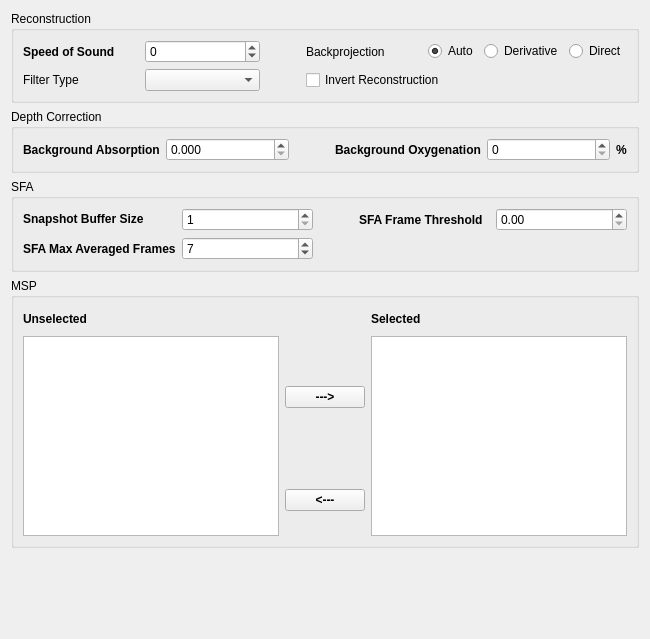
      <widget class="QWidget" name="tab">
       <attribute name="title">
        <string>Processing</string>
       </attribute>
       <layout class="QGridLayout" name="gridLayout_8">
        <item row="2" column="0" colspan="3">
         <widget class="QGroupBox" name="groupBox_9">
          <property name="title">
           <string>SFA</string>
          </property>
          <layout class="QGridLayout" name="gridLayout_13">
           <item row="1" column="0">
            <widget class="QLabel" name="label_12">
             <property name="font">
              <font>
               <weight>75</weight>
               <bold>true</bold>
              </font>
             </property>
             <property name="text">
              <string>SFA Max Averaged Frames</string>
             </property>
            </widget>
           </item>
           <item row="0" column="3">
            <widget class="QLabel" name="label_2">
             <property name="font">
              <font>
               <weight>75</weight>
               <bold>true</bold>
              </font>
             </property>
             <property name="toolTip">
              <string>&lt;html&gt;&lt;head/&gt;&lt;body&gt;&lt;p&gt;FRAMECORRTHRES&lt;/p&gt;&lt;/body&gt;&lt;/html&gt;</string>
             </property>
             <property name="text">
              <string>SFA Frame Threshold</string>
             </property>
             <property name="buddy">
              <cstring>SFAFrameThreshBox</cstring>
             </property>
            </widget>
           </item>
           <item row="0" column="4">
            <widget class="QDoubleSpinBox" name="SFAFrameThreshBox">
             <property name="font">
              <font>
               <weight>50</weight>
               <bold>false</bold>
              </font>
             </property>
             <property name="focusPolicy">
              <enum>Qt::StrongFocus</enum>
             </property>
             <property name="maximum">
              <double>1.000000000000000</double>
             </property>
             <property name="singleStep">
              <double>0.010000000000000</double>
             </property>
            </widget>
           </item>
           <item row="1" column="1">
            <widget class="QSpinBox" name="maxavgframes">
             <property name="focusPolicy">
              <enum>Qt::StrongFocus</enum>
             </property>
             <property name="toolTip">
              <string>&lt;html&gt;&lt;head/&gt;&lt;body&gt;&lt;p&gt;Set to 1 to make SFA disapear.&lt;/p&gt;&lt;/body&gt;&lt;/html&gt;</string>
             </property>
             <property name="minimum">
              <number>1</number>
             </property>
             <property name="maximum">
              <number>99</number>
             </property>
             <property name="value">
              <number>7</number>
             </property>
            </widget>
           </item>
           <item row="1" column="2">
            <spacer name="horizontalSpacer_2">
             <property name="orientation">
              <enum>Qt::Horizontal</enum>
             </property>
             <property name="sizeType">
              <enum>QSizePolicy::Fixed</enum>
             </property>
             <property name="sizeHint" stdset="0">
              <size>
               <width>40</width>
               <height>20</height>
              </size>
             </property>
            </spacer>
           </item>
           <item row="0" column="0">
            <widget class="QLabel" name="label_13">
             <property name="font">
              <font>
               <weight>75</weight>
               <bold>true</bold>
              </font>
             </property>
             <property name="focusPolicy">
              <enum>Qt::StrongFocus</enum>
             </property>
             <property name="text">
              <string>Snapshot Buffer Size</string>
             </property>
            </widget>
           </item>
           <item row="0" column="1">
            <widget class="QSpinBox" name="sfabuffersize">
             <property name="minimum">
              <number>1</number>
             </property>
            </widget>
           </item>
          </layout>
         </widget>
        </item>
        <item row="5" column="0">
         <spacer name="verticalSpacer">
          <property name="orientation">
           <enum>Qt::Vertical</enum>
          </property>
          <property name="sizeHint" stdset="0">
           <size>
            <width>20</width>
            <height>40</height>
           </size>
          </property>
         </spacer>
        </item>
        <item row="7" column="1">
         <spacer name="verticalSpacer_2">
          <property name="orientation">
           <enum>Qt::Vertical</enum>
          </property>
          <property name="sizeHint" stdset="0">
           <size>
            <width>20</width>
            <height>40</height>
           </size>
          </property>
         </spacer>
        </item>
        <item row="4" column="0" colspan="3">
         <widget class="QGroupBox" name="groupBox_10">
          <property name="minimumSize">
           <size>
            <width>0</width>
            <height>270</height>
           </size>
          </property>
          <property name="title">
           <string>MSP</string>
          </property>
          <layout class="QGridLayout" name="gridLayout_14">
           <item row="0" column="0">
            <widget class="QLabel" name="unselectedLabel">
             <property name="minimumSize">
              <size>
               <width>20</width>
               <height>20</height>
              </size>
             </property>
             <property name="font">
              <font>
               <weight>75</weight>
               <bold>true</bold>
              </font>
             </property>
             <property name="text">
              <string>Unselected</string>
             </property>
             <property name="buddy">
              <cstring>unselectedList</cstring>
             </property>
            </widget>
           </item>
           <item row="0" column="2">
            <widget class="QLabel" name="selectedLabel">
             <property name="font">
              <font>
               <weight>75</weight>
               <bold>true</bold>
              </font>
             </property>
             <property name="text">
              <string>Selected</string>
             </property>
             <property name="buddy">
              <cstring>selectedList</cstring>
             </property>
            </widget>
           </item>
           <item row="1" column="0" rowspan="2">
            <widget class="QListWidget" name="unselectedList">
             <property name="sizePolicy">
              <sizepolicy hsizetype="Preferred" vsizetype="Preferred">
               <horstretch>0</horstretch>
               <verstretch>0</verstretch>
              </sizepolicy>
             </property>
             <property name="minimumSize">
              <size>
               <width>100</width>
               <height>200</height>
              </size>
             </property>
             <property name="sortingEnabled">
              <bool>true</bool>
             </property>
            </widget>
           </item>
           <item row="1" column="1">
            <widget class="QPushButton" name="addButton">
             <property name="font">
              <font>
               <weight>75</weight>
               <bold>true</bold>
              </font>
             </property>
             <property name="toolTip">
              <string>Add Item</string>
             </property>
             <property name="toolTipDuration">
              <number>-1</number>
             </property>
             <property name="text">
              <string>---&gt;</string>
             </property>
            </widget>
           </item>
           <item row="1" column="2" rowspan="2">
            <widget class="QListWidget" name="selectedList">
             <property name="sizePolicy">
              <sizepolicy hsizetype="Preferred" vsizetype="Preferred">
               <horstretch>0</horstretch>
               <verstretch>0</verstretch>
              </sizepolicy>
             </property>
             <property name="minimumSize">
              <size>
               <width>0</width>
               <height>200</height>
              </size>
             </property>
             <property name="sortingEnabled">
              <bool>true</bool>
             </property>
            </widget>
           </item>
           <item row="2" column="1">
            <widget class="QPushButton" name="deleteButton">
             <property name="font">
              <font>
               <weight>75</weight>
               <bold>true</bold>
              </font>
             </property>
             <property name="toolTip">
              <string>Remove Item</string>
             </property>
             <property name="toolTipDuration">
              <number>-1</number>
             </property>
             <property name="text">
              <string>&lt;---</string>
             </property>
            </widget>
           </item>
          </layout>
         </widget>
        </item>
        <item row="0" column="0" colspan="3">
         <widget class="QGroupBox" name="groupBox_7">
          <property name="title">
           <string>Reconstruction</string>
          </property>
          <layout class="QGridLayout" name="gridLayout_7">
           <item row="0" column="0">
            <widget class="QLabel" name="label">
             <property name="font">
              <font>
               <weight>75</weight>
               <bold>true</bold>
              </font>
             </property>
             <property name="toolTip">
              <string>&lt;html&gt;&lt;head/&gt;&lt;body&gt;&lt;p&gt;User Sound Trim&lt;/p&gt;&lt;/body&gt;&lt;/html&gt;</string>
             </property>
             <property name="text">
              <string>Speed of Sound</string>
             </property>
             <property name="buddy">
              <cstring>userSoundBox</cstring>
             </property>
            </widget>
           </item>
           <item row="0" column="1">
            <widget class="QSpinBox" name="userSoundBox">
             <property name="focusPolicy">
              <enum>Qt::StrongFocus</enum>
             </property>
             <property name="minimum">
              <number>-150</number>
             </property>
             <property name="maximum">
              <number>150</number>
             </property>
            </widget>
           </item>
           <item row="1" column="0">
            <widget class="QLabel" name="label_16">
             <property name="text">
              <string>Filter Type</string>
             </property>
            </widget>
           </item>
           <item row="1" column="1">
            <widget class="QComboBox" name="filterTypeBox"/>
           </item>
           <item row="1" column="3" colspan="2">
            <widget class="QCheckBox" name="invertReconstruction">
             <property name="toolTip">
              <string>&lt;html&gt;&lt;head/&gt;&lt;body&gt;&lt;p&gt;Introduced in 1.2.0.27 for more flexibility &lt;/p&gt;&lt;p&gt;&lt;span style=&quot; font-weight:600;&quot;&gt;ONLY USE IF YOU KNOW WHAT YOU ARE DOING&lt;/span&gt;&lt;/p&gt;&lt;/body&gt;&lt;/html&gt;</string>
             </property>
             <property name="text">
              <string>Invert Reconstruction</string>
             </property>
            </widget>
           </item>
           <item row="0" column="5">
            <widget class="QRadioButton" name="backprojectionDerivative">
             <property name="sizePolicy">
              <sizepolicy hsizetype="Fixed" vsizetype="Fixed">
               <horstretch>0</horstretch>
               <verstretch>0</verstretch>
              </sizepolicy>
             </property>
             <property name="text">
              <string>Derivative</string>
             </property>
            </widget>
           </item>
           <item row="0" column="4">
            <widget class="QRadioButton" name="backprojectionAuto">
             <property name="sizePolicy">
              <sizepolicy hsizetype="Fixed" vsizetype="Fixed">
               <horstretch>0</horstretch>
               <verstretch>0</verstretch>
              </sizepolicy>
             </property>
             <property name="text">
              <string>Auto</string>
             </property>
             <property name="checked">
              <bool>true</bool>
             </property>
            </widget>
           </item>
           <item row="0" column="3">
            <widget class="QLabel" name="label_17">
             <property name="minimumSize">
              <size>
               <width>80</width>
               <height>0</height>
              </size>
             </property>
             <property name="text">
              <string>Backprojection</string>
             </property>
            </widget>
           </item>
           <item row="0" column="6">
            <widget class="QRadioButton" name="backprojectionDirect">
             <property name="sizePolicy">
              <sizepolicy hsizetype="Fixed" vsizetype="Fixed">
               <horstretch>0</horstretch>
               <verstretch>0</verstretch>
              </sizepolicy>
             </property>
             <property name="text">
              <string>Direct</string>
             </property>
            </widget>
           </item>
           <item row="1" column="2">
            <spacer name="horizontalSpacer_3">
             <property name="orientation">
              <enum>Qt::Horizontal</enum>
             </property>
             <property name="sizeType">
              <enum>QSizePolicy::Fixed</enum>
             </property>
             <property name="sizeHint" stdset="0">
              <size>
               <width>40</width>
               <height>20</height>
              </size>
             </property>
            </spacer>
           </item>
          </layout>
         </widget>
        </item>
        <item row="1" column="0" colspan="3">
         <widget class="QGroupBox" name="groupBox_8">
          <property name="title">
           <string>Depth Correction</string>
          </property>
          <layout class="QGridLayout" name="gridLayout_12">
           <item row="0" column="3">
            <widget class="QLabel" name="label_4">
             <property name="font">
              <font>
               <weight>75</weight>
               <bold>true</bold>
              </font>
             </property>
             <property name="text">
              <string>Background Oxygenation</string>
             </property>
             <property name="buddy">
              <cstring>backgroundOxyBox</cstring>
             </property>
            </widget>
           </item>
           <item row="0" column="0">
            <widget class="QLabel" name="label_3">
             <property name="font">
              <font>
               <weight>75</weight>
               <bold>true</bold>
              </font>
             </property>
             <property name="text">
              <string>Background Absorption</string>
             </property>
             <property name="buddy">
              <cstring>backgroundAbsorptionBox</cstring>
             </property>
            </widget>
           </item>
           <item row="0" column="1">
            <widget class="QDoubleSpinBox" name="backgroundAbsorptionBox">
             <property name="focusPolicy">
              <enum>Qt::StrongFocus</enum>
             </property>
             <property name="decimals">
              <number>3</number>
             </property>
             <property name="maximum">
              <double>0.100000000000000</double>
             </property>
             <property name="singleStep">
              <double>0.001000000000000</double>
             </property>
            </widget>
           </item>
           <item row="0" column="2">
            <spacer name="horizontalSpacer">
             <property name="orientation">
              <enum>Qt::Horizontal</enum>
             </property>
             <property name="sizeType">
              <enum>QSizePolicy::Fixed</enum>
             </property>
             <property name="sizeHint" stdset="0">
              <size>
               <width>40</width>
               <height>20</height>
              </size>
             </property>
            </spacer>
           </item>
           <item row="0" column="4">
            <widget class="QSpinBox" name="backgroundOxyBox">
             <property name="focusPolicy">
              <enum>Qt::StrongFocus</enum>
             </property>
             <property name="maximum">
              <number>100</number>
             </property>
            </widget>
           </item>
           <item row="0" column="5">
            <widget class="QLabel" name="label_5">
             <property name="sizePolicy">
              <sizepolicy hsizetype="Fixed" vsizetype="Preferred">
               <horstretch>0</horstretch>
               <verstretch>0</verstretch>
              </sizepolicy>
             </property>
             <property name="font">
              <font>
               <weight>75</weight>
               <bold>true</bold>
              </font>
             </property>
             <property name="text">
              <string>%</string>
             </property>
            </widget>
           </item>
          </layout>
         </widget>
        </item>
       </layout>
      </widget>
